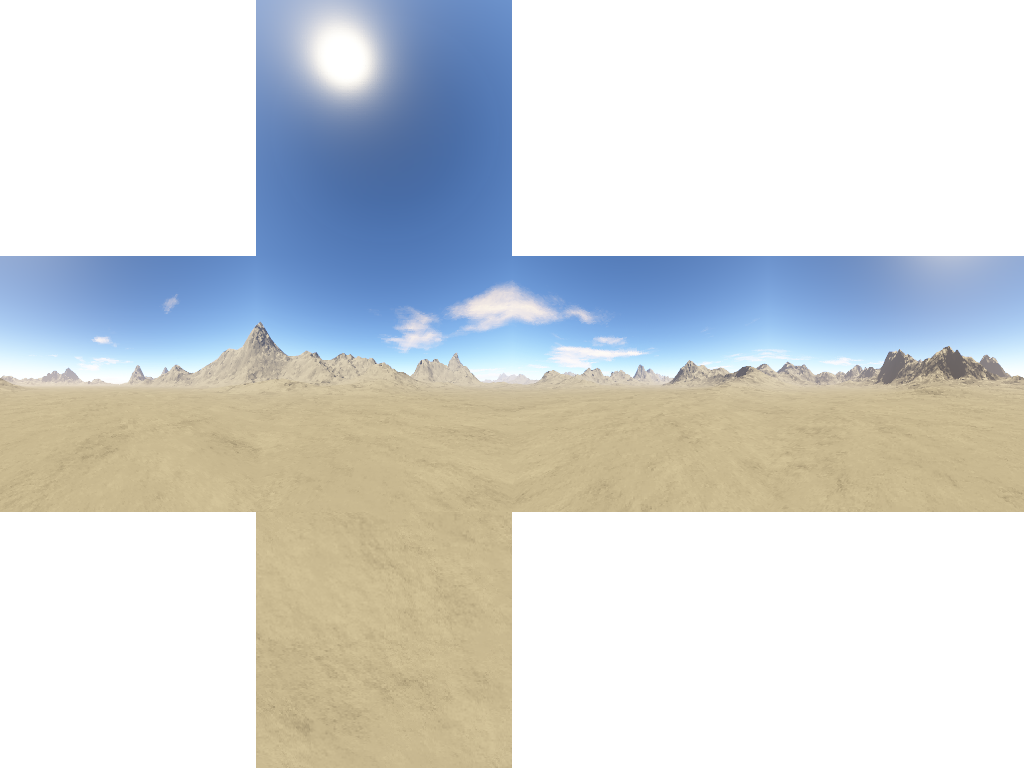
#> input picture src/resources/skybox/skybox.png, 1024 x 768 px, found by its file name
$ python split_texture.py
#> lines starting #> are read from the running program, lines starting #| are printed output that depends on the picture
from PIL import Image
import numpy as np
fname = 'skybox.png'

im = np.asarray(Image.open(fname))
#> im is the input picture: shape (768, 1024, 4); mean R, G, B, A 84.6, 87.8, 88.2, 127.5
print(im.shape)
#| (768, 1024, 4)
width = im.shape[0]//3
#> width = 256
height = im.shape[1]//4
#> height = 256

splits = {
    'top': (slice(0*width, 1*height), slice(1*width, 2*height)),
    'bottom': (slice(2*width, 3*height), slice(1*width, 2*height)),
    'left': (slice(1*width, 2*height), slice(0*width, 1*height)),
    'front': (slice(1*width, 2*height), slice(1*width, 2*height)),
    'right': (slice(1*width, 2*height), slice(2*width, 3*height)),
    'back': (slice(1*width, 2*height), slice(3*width, 4*height)),
}
for k, v in splits.items():
    print(k, v)
    Image.fromarray(im[v]).save(k + '.png')
#> this loop made 6 passes
#> pass 1, `Image.fromarray(im[v]).save(k + '.png')`:
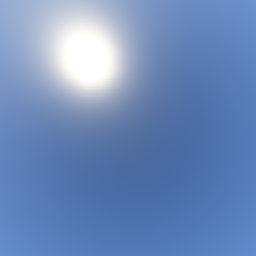
#> saved as top.png: PIL image 256x256 RGBA; mean R, G, B, A 109.6, 138.7, 186.2, 255
#> pass 2, `Image.fromarray(im[v]).save(k + '.png')`:
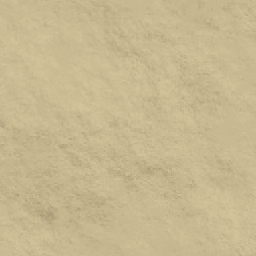
#> saved as bottom.png: PIL image 256x256 RGBA; mean R, G, B, A 199.9, 183.9, 144.3, 255

$ run again, with src/resources/skybox/back.png copied over src/resources/skybox/skybox.png
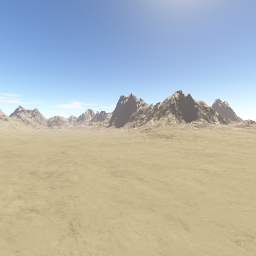
#> input picture src/resources/skybox/back.png, 256 x 256 px, found by its file name
#> im is the input picture: shape (256, 256, 4); mean R, G, B, A 178.6, 182.8, 179.8, 255
#| (256, 256, 4)
#> the loop `for k, v in splits.items():` made 6 passes
#> pass 1, `Image.fromarray(im[v]).save(k + '.png')`:
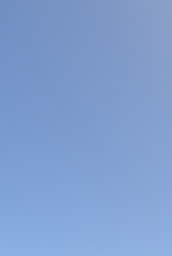
#> saved as top.png: PIL image 43x64 RGBA (shown 4 times larger); mean R, G, B, A 128.3, 159, 207.6, 255
#> pass 2, `Image.fromarray(im[v]).save(k + '.png')`:
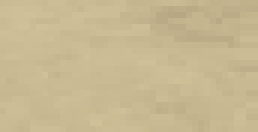
#> saved as bottom.png: PIL image 43x22 RGBA (shown 6 times larger); mean R, G, B, A 200.5, 184.6, 145.9, 255

$ run again, with src/resources/skybox/front.png copied over src/resources/skybox/skybox.png
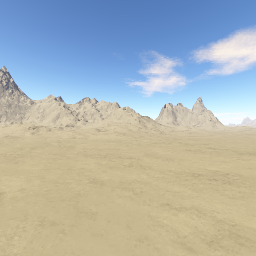
#> input picture src/resources/skybox/front.png, 256 x 256 px, found by its file name
#> im is the input picture: shape (256, 256, 4); mean R, G, B, A 173.6, 180.5, 179.7, 255
#| (256, 256, 4)
#> the loop `for k, v in splits.items():` made 6 passes
#> pass 1, `Image.fromarray(im[v]).save(k + '.png')`:
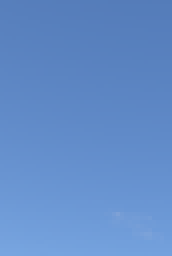
#> saved as top.png: PIL image 43x64 RGBA (shown 4 times larger); mean R, G, B, A 98.2, 140.3, 201.4, 255
